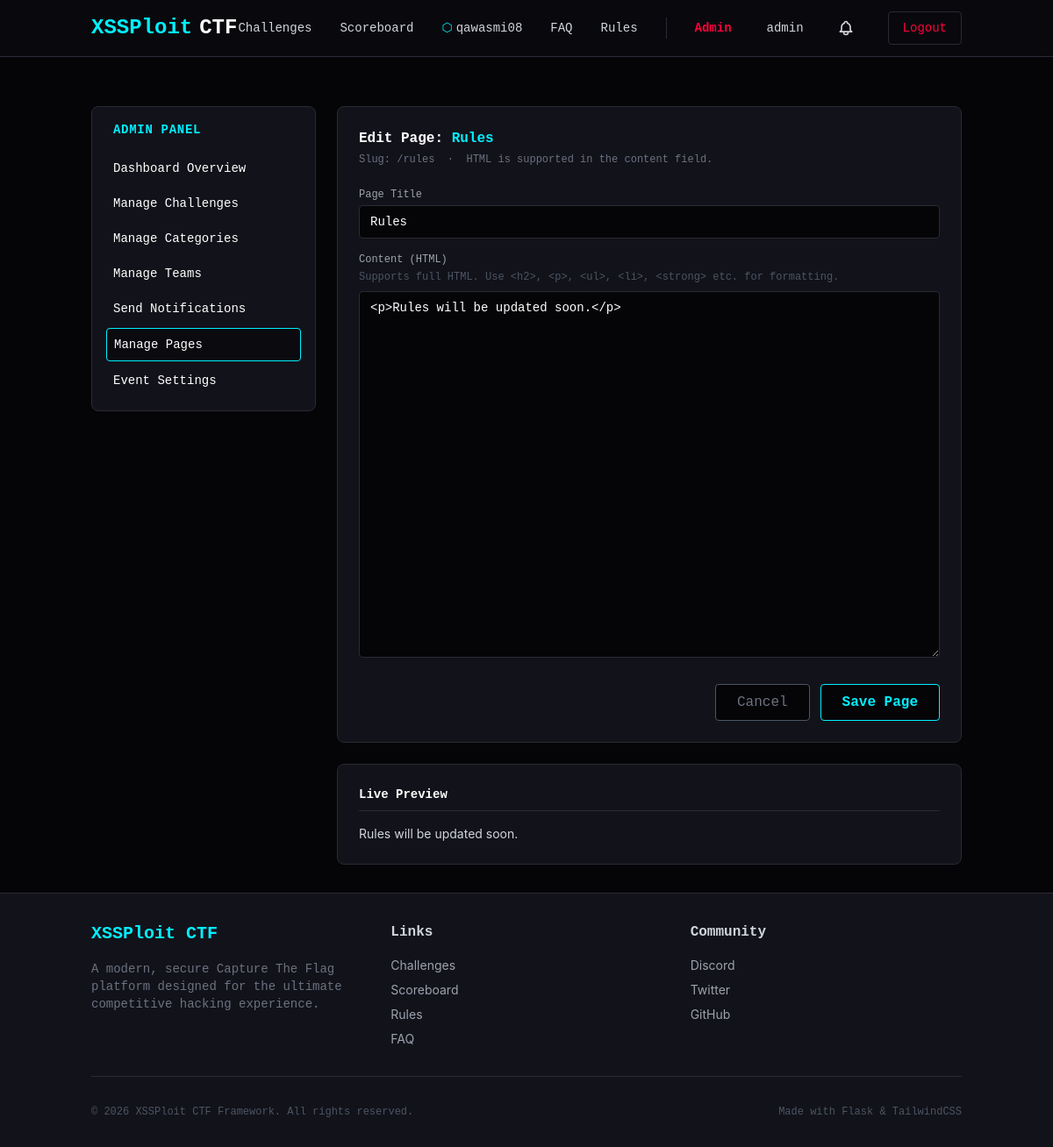
/admin/pages/edit/rules (signed in), run on the app's committed database.
### app/models/team.py (models this page shows, shortened)
class Team(db.Model):
    __tablename__ = 'teams'
    id = db.Column(db.Integer, primary_key=True)
    name = db.Column(db.String(100), unique=True, index=True, nullable=False)
    invite_code = db.Column(db.String(36), unique=True, nullable=False, default=lambda: str(uuid.uuid4()))
    captain_id = db.Column(db.Integer, db.ForeignKey('users.id'), nullable=False)
    created_at = db.Column(db.DateTime, default=datetime.utcnow)
    captain = db.relationship('User', foreign_keys=[captain_id])
    members = db.relationship('TeamMember', back_populates='team', cascade="all, delete-orphan", lazy='dynamic')
    submissions = db.relationship('Submission', back_populates='team', lazy='dynamic')
    solves = db.relationship('Solve', back_populates='team', lazy='dynamic')

### app/models/user.py (models this page shows, shortened)
class User(UserMixin, db.Model):
    __tablename__ = 'users'
    id = db.Column(db.Integer, primary_key=True)
    username = db.Column(db.String(64), unique=True, index=True, nullable=False)
    email = db.Column(db.String(120), unique=True, index=True, nullable=False)
    password_hash = db.Column(db.String(256), nullable=False)
    bio = db.Column(db.String(255))
    avatar = db.Column(db.String(255))
    country = db.Column(db.String(64))
    role = db.Column(db.String(20), default='user') # 'user' or 'admin'
    is_active = db.Column(db.Boolean, default=True)
    is_verified = db.Column(db.Boolean, default=False)
    created_at = db.Column(db.DateTime, default=datetime.utcnow)
    team_memberships = db.relationship('TeamMember', back_populates='user', lazy='dynamic')
    submissions = db.relationship('Submission', back_populates='user', lazy='dynamic')
    solves = db.relationship('Solve', back_populates='user', lazy='dynamic')
    @property
    def team(self):
        membership = self.team_memberships.first()
        if membership:
            return membership.team
        return None
    def is_admin(self):
        return self.role == 'admin'

### app/models/core.py (models this page shows)
class Page(db.Model):
    __tablename__ = 'pages'
    id = db.Column(db.Integer, primary_key=True)
    slug = db.Column(db.String(100), unique=True, nullable=False)  # e.g. 'rules', 'faq'
    title = db.Column(db.String(255), nullable=False)
    content = db.Column(db.Text, default='')
    updated_at = db.Column(db.DateTime, default=datetime.utcnow, onupdate=datetime.utcnow)

### app/blueprints/admin/__init__.py (the view)
@admin_bp.route('/pages/edit/<slug>', methods=['GET', 'POST'])
def edit_page(slug):
    page = Page.query.filter_by(slug=slug).first_or_404()
    form = PageEditForm(obj=page)
    if form.validate_on_submit():
        page.title = form.title.data
        page.content = form.content.data
        db.session.commit()
        flash(f"Page '{page.title}' updated successfully.", 'success')
        return redirect('/admin/pages')
    return render_template('admin/edit_page.html', form=form, page=page)

### app/forms/admin.py
class PageEditForm(FlaskForm):
    title = StringField('Page Title', validators=[DataRequired()])
    content = TextAreaField('Content (HTML)', validators=[DataRequired()])
    submit = SubmitField('Save Page')

### app/blueprints/admin/__init__.py (called while the page is built)
@admin_bp.before_request
@admin_required
def require_admin():
    pass

### app/models/__init__.py (called while the page is built)
@login_manager.user_loader
def load_user(user_id):
    return User.query.get(int(user_id))

### app/templates/admin/edit_page.html (shortened to what this page needs)
{% extends "admin/index.html" %}
{% block admin_content %}
<div class="max-w-4xl space-y-6">
    <div class="bg-cyber-card border border-cyber-border rounded-lg p-6">
        <h2 class="font-mono font-bold text-white mb-1">Edit Page: <span class="text-cyber-primary">{{ page.title }}</span></h2>
        <p class="text-xs text-gray-500 font-mono mb-6">Slug: /{{ page.slug }} &nbsp;·&nbsp; HTML is supported in the content field.</p>
        <form method="POST" action="/admin/pages/edit/{{ page.slug }}">
            <div class="mb-4">
                {{ form.title.label(class="block text-xs font-mono text-gray-400 mb-1") }}
                {{ form.title(class="w-full bg-cyber-darker border border-cyber-border rounded px-3 py-2 text-white outline-none focus:border-cyber-primary font-mono text-sm") }}
            </div>
            <div class="mb-6">
                {{ form.content.label(class="block text-xs font-mono text-gray-400 mb-1") }}
                <p class="text-xs text-gray-600 mb-2 font-mono">Supports full HTML. Use &lt;h2&gt;, &lt;p&gt;, &lt;ul&gt;, &lt;li&gt;, &lt;strong&gt; etc. for formatting.</p>
                {{ form.content(class="w-full bg-cyber-darker border border-cyber-border rounded px-3 py-2 text-white outline-none focus:border-cyber-primary font-mono text-sm", rows="20", id="page-content-editor") }}
            </div>
            <div class="flex justify-end gap-3">
                <a href="/admin/pages" class="px-6 py-2 bg-cyber-darker text-gray-500 border border-gray-600 hover:text-white hover:border-gray-400 rounded font-mono transition-all">Cancel</a>
                {{ form.submit(class="px-6 py-2 bg-cyber-darker text-cyber-primary border border-cyber-primary hover:bg-cyber-primary hover:text-cyber-dark rounded font-mono font-bold transition-all cursor-pointer") }}
            </div>
        </form>
    </div>
    <div class="bg-cyber-card border border-cyber-border rounded-lg p-6">
        <h3 class="font-mono font-bold text-white mb-4 text-sm border-b border-cyber-border pb-2">Live Preview</h3>
        <div id="page-preview" class="prose prose-invert prose-headings:font-mono prose-headings:text-cyber-primary prose-a:text-cyber-primary prose-strong:text-white prose-p:text-gray-300 prose-li:text-gray-300 max-w-none text-sm">
        </div>
    </div>
</div>
{% endblock %}

### app/templates/includes/navbar.html (shortened to what this page needs)
<nav class="bg-cyber-dark/80 backdrop-blur-md border-b border-cyber-border sticky top-0 z-50">
    <div class="container mx-auto px-4">
        <div class="flex items-center justify-between h-16">
            <a href="/" class="flex items-center space-x-2">
                <span class="text-2xl font-mono font-bold text-cyber-primary neon-text">XSSPloit</span>
                <span class="text-2xl font-mono font-bold text-white">CTF</span>
            </a>
            <div class="hidden md:flex space-x-8 items-center font-mono text-sm">
                <a href="/challenges" class="hover:text-cyber-primary transition-colors">Challenges</a>
                <a href="/scoreboard" class="hover:text-cyber-primary transition-colors">Scoreboard</a>
                {% if current_user.is_authenticated %}
                    {% if current_user.team %}
                        <a href="/team/{{ current_user.team.id }}" class="hover:text-cyber-primary transition-colors flex items-center gap-1">
                            <span class="text-cyber-primary">⬡</span> {{ current_user.team.name }}
                        </a>
                    {% else %}
                        <a href="/team/" class="hover:text-cyber-primary transition-colors">Team</a>
                    {% endif %}
                {% endif %}
                <a href="/faq" class="hover:text-cyber-primary transition-colors">FAQ</a>
                <a href="/rules" class="hover:text-cyber-primary transition-colors">Rules</a>
                {% if current_user.is_authenticated %}
                    {% if current_user.is_admin() %}
                        <a href="/admin/" class="text-cyber-secondary font-bold hover:text-cyber-primary transition-colors pr-2">Admin</a>
                    {% endif %}
                    <a href="/dashboard" class="flex items-center space-x-2 hover:text-cyber-primary transition-colors">
                        <span>{{ current_user.username }}</span>
                    </a>
                    <a href="/notifications" class="relative group flex items-center justify-center w-8 h-8 rounded-full hover:bg-cyber-darker transition-colors text-gray-300 hover:text-cyber-primary">
                    </a>
                    <a href="/auth/logout" class="px-4 py-2 text-cyber-secondary border border-cyber-border hover:border-cyber-secondary hover:bg-cyber-secondary/10 rounded transition-all">Logout</a>
                {% endif %}
            </div>
        </div>
    </div>
</nav>

### app/templates/base.html (style rules this page uses)
body { color: #e2e8f0; }
.neon-text { text-shadow: 0 0 10px theme('colors.cyber.primary'), 0 0 20px theme('colors.cyber.primary'); }

### data on the page
Team: team.name "qawasmi08"
User: username "admin"
Page: title "Rules", slug "rules", content "<p>Rules will be updated soon.</p>"
